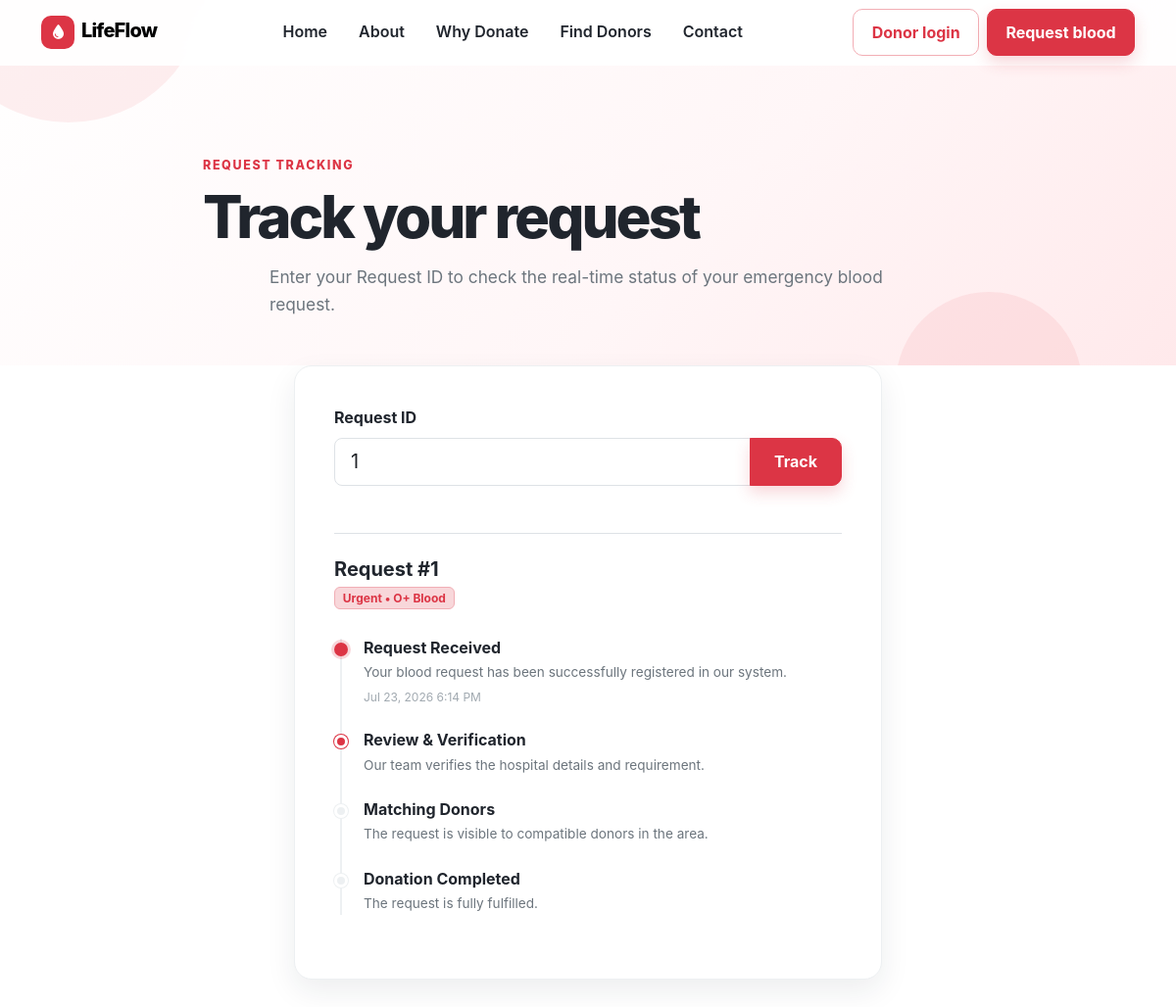
The app's page /request-tracking.php?requestId=1 with its own data.
### tables this page shows
CREATE TABLE blood_requests (
    id INT AUTO_INCREMENT PRIMARY KEY,
    patient_name VARCHAR(100) NOT NULL,
    blood_group VARCHAR(5) NOT NULL,
    units INT NOT NULL CHECK (units > 0),
    urgency VARCHAR(20) NOT NULL CHECK (urgency IN ('Urgent', 'Scheduled')),
    hospital VARCHAR(100) NOT NULL,
    city VARCHAR(50) NOT NULL,
    address VARCHAR(255) NOT NULL,
    contact_name VARCHAR(100) NOT NULL,
    phone VARCHAR(20) NOT NULL,
    notes TEXT,
    status VARCHAR(20) DEFAULT 'Pending' CHECK (status IN ('Pending', 'Matching donors', 'Completed')),
    created_at TIMESTAMP DEFAULT CURRENT_TIMESTAMP,
    CHECK (blood_group IN ('A+', 'A-', 'B+', 'B-', 'AB+', 'AB-', 'O+', 'O-'))
);

### request-tracking.php (the view, shortened to what this page needs)
<?php
require_once 'includes/db.php';
$requestIdInput = $_GET['requestId'] ?? '';
$requestData = null;
if (!empty($requestIdInput)) {
    $id = preg_replace('/[^0-9]/', '', $requestIdInput);
    if ($id) {
        try {
            $stmt = $pdo->prepare("SELECT * FROM blood_requests WHERE id = ?");
            $stmt->execute([$id]);
            $requestData = $stmt->fetch(PDO::FETCH_ASSOC);
        } catch (PDOException $e) {
            $error = 'An error occurred while fetching the request.';
        }
    } else {
        $error = 'Invalid Request ID format. Please include the numeric ID.';
    }
}
?>
<!doctype html>
<html lang="en">
<head>
    <link href="https://cdn.jsdelivr.net/npm/bootstrap@5.3.3/dist/css/bootstrap.min.css" rel="stylesheet">
    <link href="https://cdnjs.cloudflare.com/ajax/libs/font-awesome/6.5.2/css/all.min.css" rel="stylesheet">
    <link href="assets/css/main.css" rel="stylesheet">
</head>
<body>
    <nav class="navbar navbar-expand-lg fixed-top lifeflow-nav" aria-label="Primary navigation">
        <div class="container"><a class="navbar-brand" href="index.html"><span class="brand-mark"><i
                        class="fa-solid fa-droplet"></i></span>LifeFlow</a>
            <div class="collapse navbar-collapse" id="siteNav">
                <ul class="navbar-nav mx-auto">
                    <li class="nav-item"><a class="nav-link" href="index.html">Home</a></li>
                    <li class="nav-item"><a class="nav-link" href="about.html">About</a></li>
                    <li class="nav-item"><a class="nav-link" href="why-donate.html">Why Donate</a></li>
                    <li class="nav-item"><a class="nav-link" href="search-donor.php">Find Donors</a></li>
                    <li class="nav-item"><a class="nav-link" href="contact.php">Contact</a></li>
                </ul>
                <div class="d-flex flex-wrap gap-2 mt-3 mt-lg-0"><a class="btn btn-outline-danger" href="donor/login.php">Donor
                        login</a><a class="btn btn-danger"
                        href="blood-request.php">Request blood</a></div>
            </div>
        </div>
    </nav>
    <main>
        <section class="page-hero pb-5">
            <div class="container text-center text-md-start">
                <span class="section-kicker">Request Tracking</span>
                <h1>Track your request</h1>
                <p>Enter your Request ID to check the real-time status of your emergency blood request.</p>
            </div>
        </section>
        <section class="section pt-0">
            <div class="container">
                <div class="tracker-card mt-n5 position-relative z-1">
                    <form id="trackingForm" method="GET" action="request-tracking.php">
                        <label class="form-label fw-bold">Request ID</label>
                        <div class="input-group mb-3">
                            <input type="text" name="requestId" class="form-control form-control-lg" id="requestId" placeholder="e.g. 1024 or REQ-1024" value="<?= htmlspecialchars($requestIdInput) ?>" required>
                            <button class="btn btn-danger px-4" type="submit">Track</button>
                        </div>
                    </form>
                    <?php if ($requestData): ?>
                        <?php
                            $status = $requestData['status'];
                            $createdAt = date('M j, Y g:i A', strtotime($requestData['created_at']));
                        ?>
                        <div id="trackingResult" class="mt-5 border-top pt-4">
                            <div class="d-flex justify-content-between align-items-center mb-4">
                                <div>
                                    <h3 class="h5 fw-bold mb-1">Request #<?= htmlspecialchars($requestData['id']) ?></h3>
                                    <span class="badge bg-danger-subtle text-danger border border-danger-subtle"><?= htmlspecialchars($requestData['urgency']) ?> • <?= htmlspecialchars($requestData['blood_group']) ?> Blood</span>
                                </div>
                            </div>
                            <div class="tracking-timeline">
                                <div class="timeline-step completed">
                                    <h4>Request Received</h4>
                                    <p>Your blood request has been successfully registered in our system.</p>
                                    <time><?= $createdAt ?></time>
                                </div>
                                <div class="timeline-step <?= ($status === 'Pending') ? 'active' : 'completed' ?>">
                                    <h4>Review & Verification</h4>
                                    <p>Our team verifies the hospital details and requirement.</p>
                                </div>
                                <div class="timeline-step <?= ($status === 'Active') ? 'active' : ($status === 'Completed' ? 'completed' : '') ?>">
                                    <h4>Matching Donors</h4>
                                    <p>The request is visible to compatible donors in the area.</p>
                                </div>
                                <div class="timeline-step <?= ($status === 'Completed') ? 'completed' : '' ?>">
                                    <h4>Donation Completed</h4>
                                    <p>The request is fully fulfilled.</p>
                                </div>
                            </div>
                        </div>
                    <?php endif; ?>
                </div>
            </div>
        </section>
    </main>
</body>
</html>

### assets/css/main.css (style rules this page uses)
:root { --primary: #dc3545; --primary-dark: #b52a38; --ink: #20252d; --muted: #6c757d; --surface: #fff; --soft: #fff6f7; --line: #edf0f2; --shadow: 0 12px 30px rgba(31, 42, 55, .08); --radius: 18px }
* { box-sizing: border-box }
html { scroll-behavior: smooth }
body { margin: 0; font-family: Inter, system-ui, -apple-system, BlinkMacSystemFont, "Segoe UI", sans-serif; color: var(--ink); background: #fff; line-height: 1.6 }
.section { padding: 90px 0 }
.section-kicker { color: var(--primary); font-size: .78rem; font-weight: 800; letter-spacing: .13em; text-transform: uppercase }
.lifeflow-nav { background: rgba(255, 255, 255, .93); backdrop-filter: blur(14px); border-bottom: 1px solid transparent; transition: .25s }
.navbar-brand { font-weight: 800; letter-spacing: -.04em }
.brand-mark { display: inline-grid; place-items: center; width: 34px; height: 34px; margin-right: 7px; border-radius: 10px; color: #fff; background: var(--primary); font-size: .92rem }
.nav-link { font-weight: 600; color: var(--ink) !important; padding: .75rem 1rem !important }
.btn { border-radius: 10px; font-weight: 700; padding: .7rem 1.15rem; transition: transform .2s, box-shadow .2s }
.btn-danger { background: var(--primary); border-color: var(--primary); box-shadow: 0 7px 16px rgba(220, 53, 69, .2) }
.btn-outline-danger { color: var(--primary); border-color: #f2aeb5 }
.page-hero { position: relative; overflow: hidden; padding: 155px 0 95px; background: linear-gradient(135deg, #fff 0%, #fff6f7 60%, #ffe9eb 100%) }
.page-hero:before, .page-hero:after { content: ""; position: absolute; border-radius: 50%; background: rgba(220, 53, 69, .08) }
.page-hero:before { width: 280px; height: 280px; top: -155px; left: -70px }
.page-hero:after { width: 190px; height: 190px; right: 8%; bottom: -115px }
.page-hero .container { position: relative; z-index: 1; max-width: 810px }
.page-hero h1 { margin: .5rem 0 1rem; font-size: clamp(2.35rem, 5vw, 4.1rem); font-weight: 850; line-height: 1.08; letter-spacing: -.05em }
.page-hero p { max-width: 650px; margin: 0 auto; color: var(--muted); font-size: 1.08rem }

### request-tracking.php (style rules this page uses)
.tracking-timeline { position: relative; padding-left: 30px; margin-top: 30px; }
.tracking-timeline::before { content: ""; position: absolute; left: 6px; top: 0; bottom: 0; width: 2px; background: var(--line); }
.timeline-step { position: relative; margin-bottom: 25px; }
.timeline-step::before { content: ""; position: absolute; left: -30px; top: 4px; width: 14px; height: 14px; border-radius: 50%; background: var(--line); border: 3px solid #fff; box-shadow: 0 0 0 1px var(--line); }
.timeline-step.active::before { background: var(--primary); box-shadow: 0 0 0 1px var(--primary); }
.timeline-step.completed::before { background: var(--primary); border-color: var(--primary); box-shadow: 0 0 0 3px rgba(220,53,69,.2); }
.timeline-step h4 { font-size: 1rem; font-weight: 700; margin: 0 0 5px; color: var(--ink); }
.timeline-step p { font-size: .85rem; color: var(--muted); margin: 0; }
.timeline-step time { font-size: .75rem; color: #a1a9b0; display: block; margin-top: 4px; }
.tracker-card { max-width: 600px; margin: 0 auto; padding: 40px; border-radius: var(--radius); background: #fff; box-shadow: var(--shadow); border: 1px solid var(--line); }

### records on screen
blood_requests: id "1", urgency "Urgent", blood_group "O+", created_at "Jul 23, 2026 6:14 PM"
